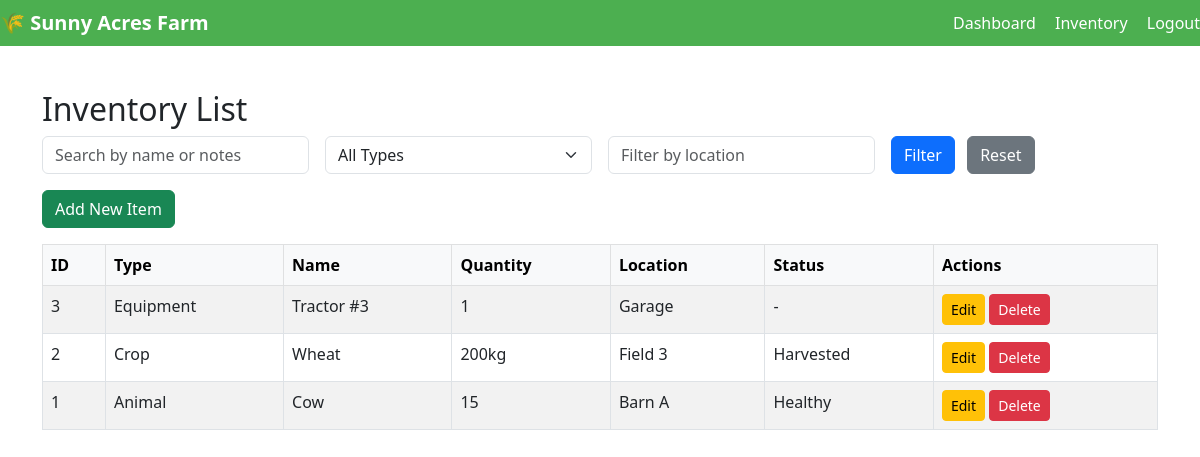
Page /pages/inventory.php (signed in) on the committed database.
### tables this page shows
CREATE TABLE inventory (
    id INT AUTO_INCREMENT PRIMARY KEY,
    type ENUM('Animal', 'Crop', 'Equipment') NOT NULL,
    name VARCHAR(100) NOT NULL,
    quantity VARCHAR(50) NOT NULL,
    location VARCHAR(100) DEFAULT NULL,
    health_status VARCHAR(50) DEFAULT NULL,   
    growth_stage VARCHAR(50) DEFAULT NULL,    
    notes TEXT DEFAULT NULL,
    created_at TIMESTAMP DEFAULT CURRENT_TIMESTAMP,
    updated_at TIMESTAMP DEFAULT CURRENT_TIMESTAMP ON UPDATE CURRENT_TIMESTAMP
);

### pages/inventory.php (the view, shortened to what this page needs)
<?php include '../partials/header.php'; ?>
<?php
require_once '../functions/db.php';
$locationFilter = $_GET['location'] ?? '';
$search = trim($_GET['search'] ?? '');
$sql = "SELECT * FROM inventory WHERE 1=1 ";
$sql .= " ORDER BY id DESC";
$stmt = $conn->prepare($sql);
$stmt->execute();
$result = $stmt->get_result();
?>
<!DOCTYPE html>
<html lang="en">
<head>
    <link href="https://cdn.jsdelivr.net/npm/bootstrap@5.3.0/dist/css/bootstrap.min.css" rel="stylesheet" />
</head>
<body>
<div class="container mt-4">
    <h2>Inventory List</h2>
    <form method="GET" class="row g-3 mb-3">
        <div class="col-md-3">
            <input type="text" name="search" placeholder="Search by name or notes" class="form-control" value="<?= htmlspecialchars($search) ?>">
        </div>
        <div class="col-md-3">
            <select name="type" class="form-select">
                <option value="">All Types</option>
            </select>
        </div>
        <div class="col-md-3">
            <input type="text" name="location" placeholder="Filter by location" class="form-control" value="<?= htmlspecialchars($locationFilter) ?>">
        </div>
        <div class="col-md-3">
            <button type="submit" class="btn btn-primary">Filter</button>
            <a href="inventory.php" class="btn btn-secondary ms-2">Reset</a>
        </div>
    </form>
    <a href="add_item.php" class="btn btn-success mb-3">Add New Item</a>
    <table class="table table-bordered table-striped">
        <thead class="table-light">
        <tr>
            <th>ID</th>
            <th>Type</th>
            <th>Name</th>
            <th>Quantity</th>
            <th>Location</th>
            <th>Status</th>
            <th>Actions</th>
        </tr>
        </thead>
        <tbody>
        <?php if ($result->num_rows === 0): ?>
            <tr>
                <td colspan="7" class="text-center">No items found.</td>
            </tr>
        <?php else: ?>
            <?php while ($row = $result->fetch_assoc()): ?>
                <tr>
                    <td><?= $row['id'] ?></td>
                    <td><?= htmlspecialchars($row['type']) ?></td>
                    <td><?= htmlspecialchars($row['name']) ?></td>
                    <td><?= htmlspecialchars($row['quantity']) ?></td>
                    <td><?= htmlspecialchars($row['location']) ?></td>
                    <td>
                        <?php
                        if ($row['type'] === 'Animal') {
                            echo htmlspecialchars($row['health_status'] ?: '-');
                        } elseif ($row['type'] === 'Crop') {
                            echo htmlspecialchars($row['growth_stage'] ?: '-');
                        } else {
                            echo '-';
                        }
                        ?>
                    </td>
                    <td>
                        <a href="edit_item.php?id=<?= $row['id'] ?>" class="btn btn-sm btn-warning">Edit</a>
                        <a href="inventory.php?delete_id=<?= $row['id'] ?>"
                           onclick="return confirm('Are you sure you want to delete this item?');"
                           class="btn btn-sm btn-danger">Delete</a>
                    </td>
                </tr>
            <?php endwhile; ?>
        <?php endif; ?>
        </tbody>
    </table>
</div>
</body>
</html>

### includes/header.php (shortened to what this page needs)
<!DOCTYPE html>
<html lang="en">
<head>
    <link rel="stylesheet" href="/assets/css/style.css">
</head>
<body>
<div class="navbar">
    <div class="logo">🌾 Sunny Acres Farm</div>
    <div class="nav-links">
        <?php if (isset($_SESSION['user_id'])): ?>
            <a href="/pages/dashboard.php">Dashboard</a>
            <a href="/pages/inventory.php">Inventory</a>
            <a href="/logout.php">Logout</a>
        <?php else: ?>
            <a href="/login.php">Login</a>
        <?php endif; ?>
    </div>
</div>
<div class="main-wrapper">

### includes/header.php (style rules this page uses)
body { font-family: Arial, sans-serif; background: #f5f8fa; margin: 0; padding: 0; }
.navbar { background: #4CAF50; color: white; padding: 15px 20px; display: flex; justify-content: space-between; align-items: center; }
.navbar .logo { font-size: 20px; font-weight: bold; }
.navbar a { color: white; text-decoration: none; margin-left: 15px; }
.main-wrapper { padding: 20px; }

### rows in the picture
inventory: id "3", type "Equipment", name "Tractor #3", quantity "1", location "Garage"
inventory: id "2", type "Crop", name "Wheat", quantity "200kg", location "Field 3", growth_stage "Harvested"
inventory: id "1", type "Animal", name "Cow", quantity "15", location "Barn A", health_status "Healthy"
